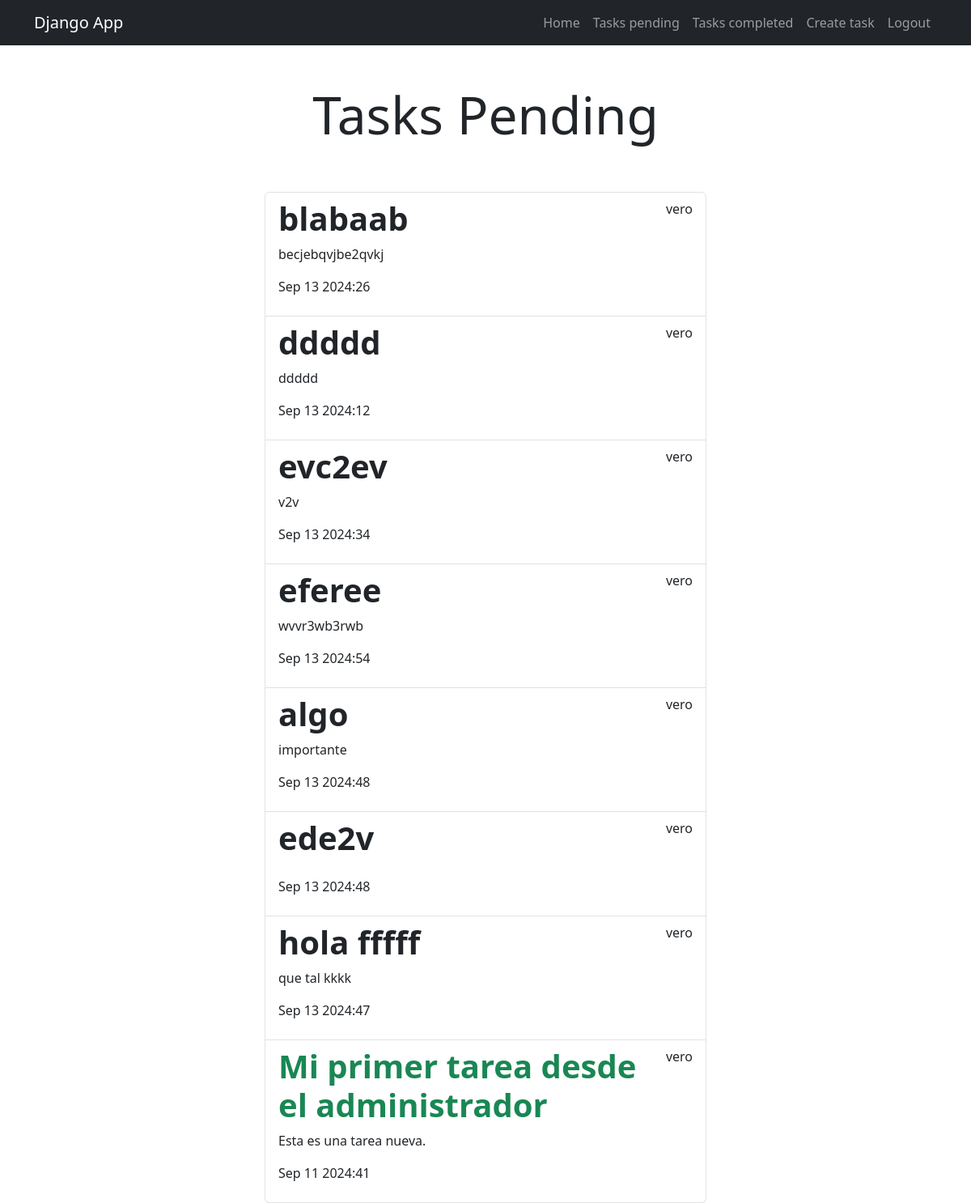
/tasks/completed (signed in), run on the app's committed database.
### tasks/models.py (models this page shows, shortened)
class Task(models.Model):
    title = models.CharField(max_length=100)
    description = models.TextField(blank=True)
    created = models.DateTimeField(auto_now_add=True)
    datecompleted = models.DateTimeField(null=True, blank=True)
    important = models.BooleanField(default=False)
    user = models.ForeignKey(User, on_delete=models.CASCADE)

### tasks/views.py (the view)
# urls.py: path('tasks/completed', views.tasks_completed, name='tasks_completed'),
@login_required
def tasks_completed(request):
    tasks = Task.objects.filter(user=request.user, datecompleted__isnull=False).order_by('-datecompleted')
    return render(request, 'tasks.html', {'tasks': tasks})

### tasks/templates/tasks.html
{% extends 'base.html' %}
{% block content %}
<main class="container">
    <div class="row">
        <div class="col-md-6 offset-md-3">
            <h1 class="text-center display-3 py-5">Tasks Pending</h1>
            <ul class="list-group">
                {% for task in tasks %}
                <a class="list-group-item" href="{% url 'task_detail' task.id %}">
                    <header class="d-flex justify-content-between">
                        {% if task.important %}
                        <h1 class="fw-bold text-success">{{task.title}}</h1>
                        {% else %}
                        <h1 class="fw-bold">{{task.title}}</h1>
                        {% endif %}
                        <p>{{task.user.username}}</p>
                    </header>
                            <p>{{task.description}}</p>
                            <p>{{task.datecompleted|date:'M j Y:i'}}</p>
                </a>
                {% endfor %}
            </ul>
        </div>
    </div>
</main>
{% endblock %}

### tasks/templates/base.html (shortened to what this page needs)
<!DOCTYPE html>
<html lang="en">
<head>
    <link rel="stylesheet" href="https://cdn.jsdelivr.net/npm/bootstrap@5.3.3/dist/css/bootstrap.min.css">
</head>
<body>
        <nav class="navbar navbar-expand-lg bg-dark navbar-dark">
            <div class="container">
              <a class="navbar-brand" href="/">Django App</a>
              <div class="collapse navbar-collapse" id="navbarNav">
                <ul class="navbar-nav ms-auto">
                    <li class="nav-item">
                        <a href="/" class="nav-link">Home</a>
                    </li>
                    {% if user.is_authenticated %}
                    <li class="nav-item">
                        <a href="{% url 'tasks' %}" class="nav-link">Tasks pending</a>
                    </li>
                    <li class="nav-item">
                        <a href="{% url 'tasks_completed' %}" class="nav-link">Tasks completed</a>
                    </li>
                    <li class="nav-item">
                        <a href="/tasks/create/" class="nav-link">Create task</a>
                    </li>
                    <li class="nav-item">
                        <a href="/logout" class="nav-link">Logout</a>
                    </li>
                    {% endif %}
                </ul>
              </div>
            </div>
          </nav>
    {% block content %}
    {% endblock %}
</body>
</html>

### data on the page
Task: title "blabaab", user.username "vero", description "becjebqvjbe2qvkj", datecompleted "Sep 13 2024:26"
Task: title "ddddd", user.username "vero", description "ddddd", datecompleted "Sep 13 2024:12"
Task: title "evc2ev", user.username "vero", description "v2v", datecompleted "Sep 13 2024:34"
Task: title "eferee", user.username "vero", description "wvvr3wb3rwb", datecompleted "Sep 13 2024:54"
Task: title "algo", user.username "vero", description "importante", datecompleted "Sep 13 2024:48"
Task: title "ede2v", user.username "vero", datecompleted "Sep 13 2024:48"
Task: title "hola fffff", user.username "vero", description "que tal kkkk", datecompleted "Sep 13 2024:47"
Task: title "Mi primer tarea desde el administrador", user.username "vero", description "Esta es una tarea nueva.", datecompleted "Sep 11 2024:41"
